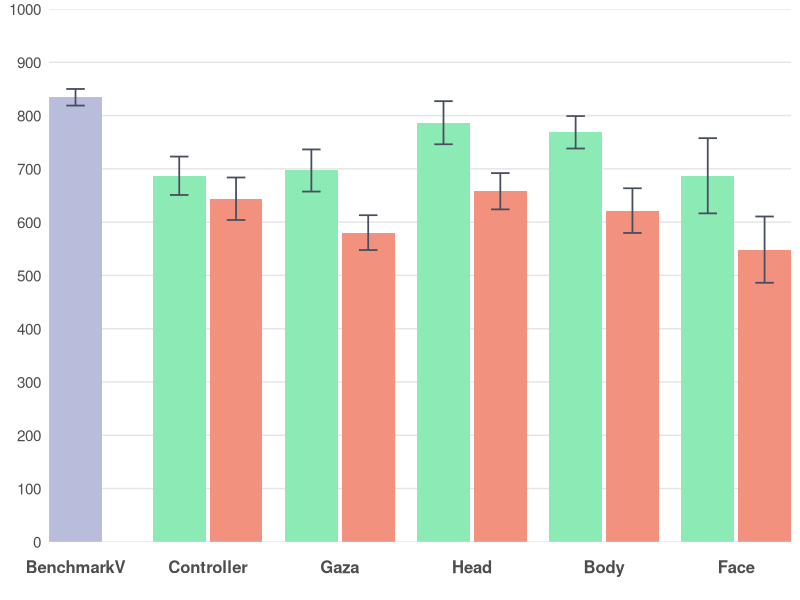
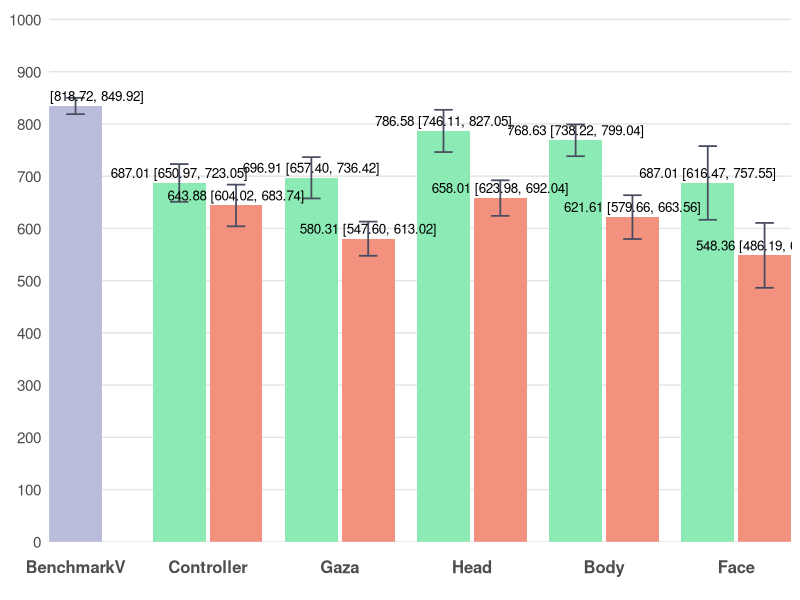

Generate these figures, in order, with R:
# ================= Packages =================
if (!require(ggplot2)) install.packages("ggplot2")
library(ggplot2)

# ================= Data =================
bench_mean <- 834.32; bench_sd <- 41.77

dat <- data.frame(
  Category = c("BenchmarkV",
               "Controller","Controller",
               "Gaza","Gaza",
               "Head","Head",
               "Body","Body",
               "Face","Face"),
  slot     = c("C",
               "L","R",
               "L","R",
               "L","R",
               "L","R",
               "L","R"),
  series   = c("BenchmarkV",
               "Low","High",
               "Low","High",
               "Low","High",
               "Low","High",
               "Low","High"),
  mean     = c(bench_mean,
               687.01, 643.88,  # Controller: Low, High
               696.91, 580.31,  # Gaza: Low, High
               786.58, 658.01,  # Head: Low, High
               768.63, 621.61,  # Body: Low, High
               687.01, 548.36), # Face: Low, High
  sd       = c(bench_sd,
               96.51, 106.74,   # Controller: Low, High
               105.81, 87.60,   # Gaza: Low, High
               108.37, 91.13,   # Head: Low, High
               81.43, 112.34,   # Body: Low, High
               188.90, 166.50), # Face: Low, High
  stringsAsFactors = FALSE
)

# 固定横轴顺序
dat$Category <- factor(dat$Category,
  levels = c("BenchmarkV","Controller","Gaza","Head","Body","Face"))
dat$slot   <- factor(dat$slot, levels = c("L","C","R"))
dat$series <- factor(dat$series, levels = c("Low","BenchmarkV","High"))

# ================= 手动定位（确保居中+相邻柱体有间距） =================
# 以每个类目的中心为整数(1,2,3,...)，在左右各偏移 delta；两柱宽度为 bar_w
group_w <- 0.8               # 每个类目总体占宽（<1 避免挤到相邻类目）
bar_w   <- group_w / 2       # 0.4  柱体宽度保持不变
delta   <- group_w / 4       # 0.2  基础偏移
gap     <- 0.03              # 相邻柱体间距（几个像素）

# 对于非BenchmarkV类别，L和R之间增加间距
offset_map <- c(L = -delta - gap/2, C = 0, R = +delta + gap/2)

x_base <- as.numeric(dat$Category)
dat$x  <- x_base + unname(offset_map[as.character(dat$slot)])

# ================= 配色方案 =================
col_low  <- "#8CEAB4"      # Low
col_high <- "#F1917E"      # High
col_bench <- "#B9BCDB"      # BenchmarkV

err_col   <- "#484D5F"

theme_base <- theme_minimal(base_size = 13) +
  theme(
    legend.position    = "none",
    panel.background   = element_rect(fill = "#FFFFFF", color = NA),  # 白底
    plot.background    = element_rect(fill = "#FFFFFF", color = NA),  # 白底
    panel.grid.major   = element_blank(),  # 去除所有网格线
    panel.grid.minor   = element_blank(),  # 去除所有网格线
    panel.grid.major.x = element_blank(),
    panel.grid.minor.x = element_blank(),
    panel.grid.major.y = element_blank(),
    panel.grid.minor.y = element_blank(),
    axis.ticks.x       = element_blank(),  # 去除x轴刻度线（底部灰色竖线）
    axis.ticks.y       = element_blank(),  # 去除y轴刻度线（左侧竖着的刻度线）
    axis.line.x        = element_blank(),  # 去除x轴线（底部灰色竖线）
    axis.line.y        = element_blank(),  # 去除y轴线（左侧竖线）
    axis.text.x        = element_text(size = 12, face = "bold", 
                                       margin = margin(t = 10, b = 10)),  # 底部文字距离坐标轴更远
    axis.text.y        = element_text(size = 11),
    axis.title         = element_blank()
  )

# y 轴：0-1000 的坐标线，主要刻度间隔为 100
y_top    <- 1000
y_breaks <- seq(0, 1000, by = 100)  # 0, 100, 200, ..., 1000

# x 轴：用数值坐标，刻度放在每个类目中心
x_breaks <- seq_along(levels(dat$Category))
x_labels <- levels(dat$Category)

# ================= 95% 置信区间计算 =================
n <- 30  # 样本量
df <- n - 1  # 自由度 = 29
t_critical <- qt(0.975, df)  # t分布临界值（95% CI，双尾）
# 计算95% CI的误差范围
dat$ci_margin <- t_critical * (dat$sd / sqrt(n))

# ================= 图1：不带标注 =================
p1 <- ggplot(dat, aes(x = x, y = mean, fill = series)) +
  # 手动添加 0-1000 的水平坐标线
  geom_hline(yintercept = y_breaks, color = "#E5E5E5", linewidth = 0.5) +
  geom_col(width = bar_w, position = "identity", colour = NA) +
  geom_errorbar(aes(ymin = mean - ci_margin, ymax = mean + ci_margin),
                width = bar_w * 0.35, color = err_col, linewidth = 0.6,
                position = "identity") +
  scale_fill_manual(values = c(Low = col_low, BenchmarkV = col_bench, High = col_high)) +
  scale_y_continuous(breaks = y_breaks, minor_breaks = NULL) +
  scale_x_continuous(breaks = x_breaks, labels = x_labels, expand = c(0, 0)) +
  coord_cartesian(ylim = c(0, y_top), expand = 0) +
  theme_base

# ================= 图2：带"均值 (95% CI)"标注 =================
lab_df <- transform(dat, label = sprintf("%.2f [%.2f, %.2f]", mean, 
                                          mean - ci_margin, mean + ci_margin))

p2 <- ggplot(dat, aes(x = x, y = mean, fill = series)) +
  # 手动添加 0-1000 的水平坐标线
  geom_hline(yintercept = y_breaks, color = "#E5E5E5", linewidth = 0.5) +
  geom_col(width = bar_w, position = "identity", colour = NA) +
  geom_errorbar(aes(ymin = mean - ci_margin, ymax = mean + ci_margin),
                width = bar_w * 0.35, color = err_col, linewidth = 0.6,
                position = "identity") +
  geom_text(data = lab_df, aes(label = label),
            vjust = -0.5, size = 3.4, position = "identity") +
  scale_fill_manual(values = c(Low = col_low, BenchmarkV = col_bench, High = col_high)) +
  scale_y_continuous(breaks = y_breaks, minor_breaks = NULL) +
  scale_x_continuous(breaks = x_breaks, labels = x_labels, expand = c(0, 0)) +
  coord_cartesian(ylim = c(0, y_top * 1.02), expand = 0) +
  theme_base

# 保存文件
ggsave("no_labels/performance_D_no_labels.png", p1, width = 8, height = 3.57, dpi = 300, bg = "white")
ggsave("with_labels/performance_D_with_labels.png", p2, width = 8, height = 3.92, dpi = 300, bg = "white")
